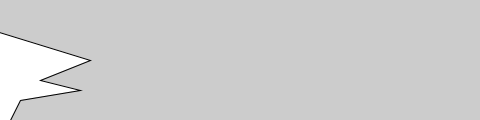
Frame 1 (no input)
Frame 60 (the mouse pressed at the canvas centre just before this capture): identical to frame 1, image omitted
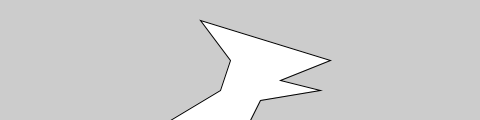
Frame 120 (the mouse held since frame 60 and released just before this capture)

The Processing sketch that drew these frames (run headless with seeded random() and noise(); from frame 60 on, the mouse is pressed at the canvas centre):

// Processing sketch: Ex_07_11
// ── Ex_07_11.pde
PShape dino;

void setup() {
  size(480, 120);
  dino = createShape();
  dino.beginShape();
  dino.vertex(50, 120);
  dino.vertex(100, 90);
  dino.vertex(110, 60);
  dino.vertex(80, 20);
  dino.vertex(210, 60);
  dino.vertex(160, 80);
  dino.vertex(200, 90);
  dino.vertex(140, 100);
  dino.vertex(130, 120);
  dino.endShape();
}

void draw() {
  background(204);
  translate(mouseX - 120, 0);
  shape(dino, 0, 0);
}
